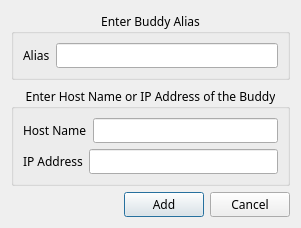
<ui version="4.0" >
 <class>addBuddyScreen</class>
 <widget class="QDialog" name="addBuddyScreen" >
  <property name="windowModality" >
   <enum>Qt::ApplicationModal</enum>
  </property>
  <property name="geometry" >
   <rect>
    <x>0</x>
    <y>0</y>
    <width>250</width>
    <height>208</height>
   </rect>
  </property>
  <property name="sizePolicy" >
   <sizepolicy vsizetype="Fixed" hsizetype="Fixed" >
    <horstretch>0</horstretch>
    <verstretch>0</verstretch>
   </sizepolicy>
  </property>
  <property name="maximumSize" >
   <size>
    <width>250</width>
    <height>208</height>
   </size>
  </property>
  <property name="font" >
   <font>
    <family>Sans Serif</family>
   </font>
  </property>
  <property name="windowTitle" >
   <string>Dialog</string>
  </property>
  <property name="windowIcon" >
   <iconset resource="../resources/slm_resources.qrc" >
    <normaloff>:/icons/SLM_Logo</normaloff>:/icons/SLM_Logo</iconset>
  </property>
  <layout class="QVBoxLayout" name="verticalLayout_3" >
   <item>
    <widget class="QGroupBox" name="groupBox" >
     <property name="title" >
      <string>Enter Buddy Alias</string>
     </property>
     <property name="alignment" >
      <set>Qt::AlignCenter</set>
     </property>
     <layout class="QVBoxLayout" name="verticalLayout_2" >
      <item>
       <layout class="QHBoxLayout" name="horizontalLayout_3" >
        <item>
         <widget class="QLabel" name="L_buddyAliasLabel" >
          <property name="text" >
           <string>Alias</string>
          </property>
         </widget>
        </item>
        <item>
         <widget class="QLineEdit" name="L_buddyAliasLine" />
        </item>
       </layout>
      </item>
     </layout>
    </widget>
   </item>
   <item>
    <widget class="QGroupBox" name="groupBox_2" >
     <property name="title" >
      <string>Enter Host Name or IP Address of the Buddy</string>
     </property>
     <property name="alignment" >
      <set>Qt::AlignCenter</set>
     </property>
     <layout class="QVBoxLayout" name="verticalLayout" >
      <item>
       <layout class="QHBoxLayout" name="horizontalLayout_2" >
        <item>
         <widget class="QLabel" name="L_hostNameLabel" >
          <property name="text" >
           <string>Host Name</string>
          </property>
         </widget>
        </item>
        <item>
         <widget class="QLineEdit" name="L_buddyHostNameLine" >
          <property name="sizePolicy" >
           <sizepolicy vsizetype="Fixed" hsizetype="Expanding" >
            <horstretch>0</horstretch>
            <verstretch>0</verstretch>
           </sizepolicy>
          </property>
         </widget>
        </item>
       </layout>
      </item>
      <item>
       <layout class="QHBoxLayout" name="horizontalLayout" >
        <item>
         <widget class="QLabel" name="L_buddyIPAddressLabel" >
          <property name="text" >
           <string>IP Address</string>
          </property>
         </widget>
        </item>
        <item>
         <widget class="QLineEdit" name="L_buddyIPAddressLine" />
        </item>
       </layout>
      </item>
     </layout>
    </widget>
   </item>
   <item>
    <layout class="QHBoxLayout" name="horizontalLayout_4" >
     <item>
      <spacer name="horizontalSpacer" >
       <property name="orientation" >
        <enum>Qt::Horizontal</enum>
       </property>
       <property name="sizeHint" stdset="0" >
        <size>
         <width>40</width>
         <height>20</height>
        </size>
       </property>
      </spacer>
     </item>
     <item>
      <widget class="QPushButton" name="L_addBuddyButton" >
       <property name="text" >
        <string>Add</string>
       </property>
      </widget>
     </item>
     <item>
      <widget class="QPushButton" name="L_cancelAddBuddyButton" >
       <property name="text" >
        <string>Cancel</string>
       </property>
      </widget>
     </item>
    </layout>
   </item>
  </layout>
 </widget>
 <resources>
  <include location="../resources/slm_resources.qrc" />
 </resources>
 <connections/>
</ui>
